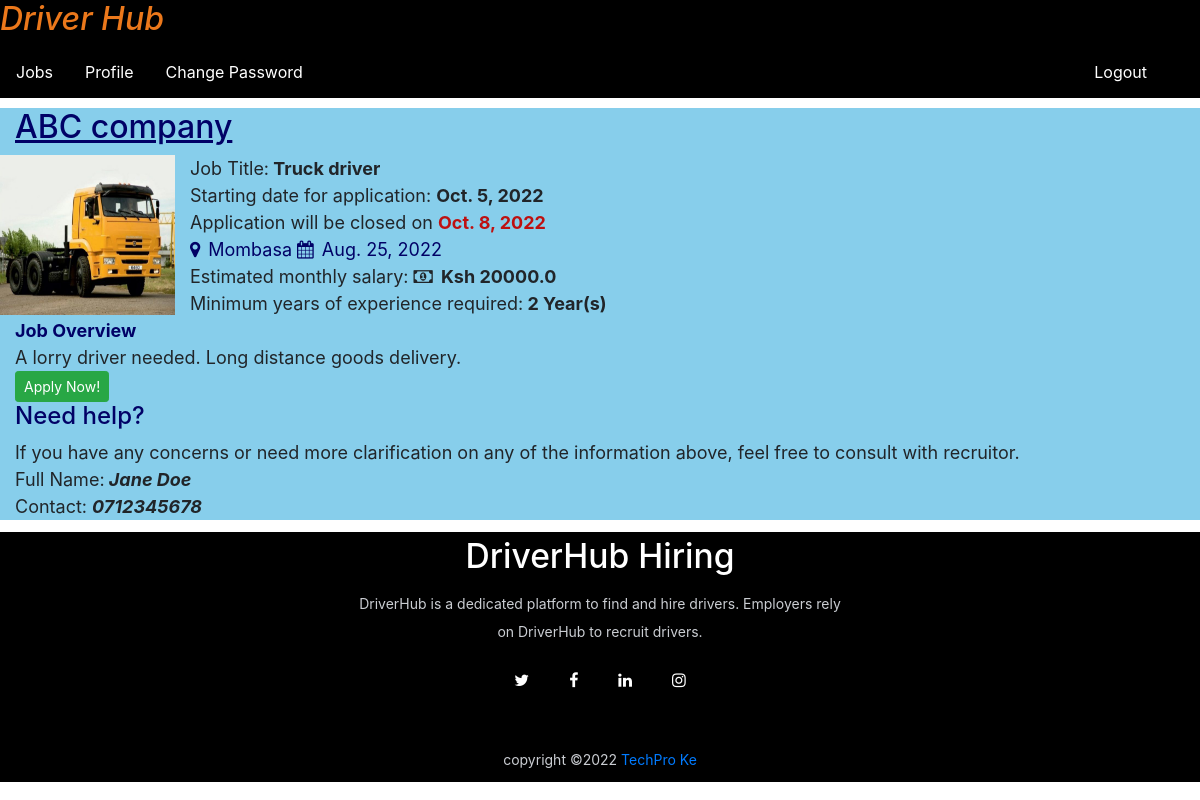
Screenshot of /job_details/2 with the database file from the repository.
### driverjob/models.py (models this page shows, shortened)
class Job(models.Model):
    employer=models.ForeignKey(Employer,on_delete=models.CASCADE)
    start_date =models.DateField()
    end_date =models.DateField()
    title = models.CharField(max_length=100)
    salary =models.FloatField(max_length=20)
    image = models.FileField(null=True)
    description =models.CharField(max_length=200)
    experience =models.CharField(max_length=100)
    location =models.CharField(max_length=100)
    creationdate =models.DateField()

class Employer(models.Model):
    user=models.ForeignKey(User,on_delete=models.CASCADE)
    mobile = models.CharField(max_length=15, null= True)
    image = models.FileField(null=True)
    cartype = models.CharField(max_length=30, null=True)
    gender =models.CharField(max_length=10, null=True)
    company =models.CharField(max_length=100, null=True)
    type =models.CharField(max_length=15, null=True)
    status =models.CharField(max_length=20, null=True)

### driverjob/views.py (the view)
# urls.py: path('job_details/<int:pid>', job_details, name="job_details"),
def job_details(request, pid):
    job = Job.objects.get(id  = pid)
    d = {'job':job}
    return render(request, 'job_details.html',d)

### driverjob/templates/job_details.html
{% load static %}
{% block body %}
{% include 'user_navigation.html' %}
<link rel="stylesheet" href="{% static 'css/style.css'%}">
<div style="background-color: skyblue; font-size: 18px; margin-top: 10px;">
 <div style="color:rgb(1, 1, 102); font-size:30px; margin-left: 15px;"><u><h2>{{job.employer.company}}</h2></u></div>
    <img src="{{job.image.url}}" width="175" height="160" id="hp"/>
    Job Title:<b> {{job.title}}</b> <br>
    Starting date for application: <b>{{job.start_date}}</b> <br>
    Application will be closed on <span style="color: rgb(190, 16, 16);"><b>{{job.end_date}}</b></span> <br>
    <a style="text-decoration: none; color:rgb(1, 1, 102);" href="#"><i class="fa fa-map-marker mr-2 "></i>{{job.location}}</a>
    <a style="text-decoration: none; color:rgb(1, 1, 102);" href="#"><i class="fa fa-calendar mr-2 "></i>{{job.creationdate}}</a><br>
    Estimated monthly salary: <b><i class="fa fa-money mr-2 "></i>Ksh {{job.salary}}</b> <br>
    Minimum years of experience required:<b> {{job.experience}} Year(s)</b> <br>
    <span style="margin-left:15px ;color:rgb(1, 1, 102);"><b>Job Overview<br></b></span><span style="margin-left: 15px;"> {{job.description}}</span><br>
    <a style="text-decoration: none; margin-left: 15px;" class="btn btn-success btn-sm" href="{% url 'apply_job' job.id %}" >Apply Now!</a>
    <div style="margin-left: 15px;">
   <h4 style="color:rgb(1, 1, 102);">Need help?</h4>
    If you have any concerns or need more clarification
    on any of the information above,
    feel free to consult with recruitor.<br>
        Full Name:<b><i> {{job.employer.user.first_name}} {{job.employer.user.last_name}}</i></b> <br>
        Contact: <b><i>{{job.employer.mobile}}</i></b>
    </div>
</div>
{% include 'footer.html' %}
{% endblock %}

### driverjob/static/css/style.css (style rules this page uses)
#hp { float: left; margin: 0 15px 0 0; }

### rows the page displays
Job: employer.company "ABC company", image (picture), title "Truck driver", start_date "Oct. 5, 2022", end_date "Oct. 8, 2022", location "Mombasa", creationdate "Aug. 25, 2022", salary "20000.0", experience "2", description "A lorry driver needed. Long distance goods delivery.", employer.user.first_name "Jane", employer.user.last_name "Doe", employer.mobile "0712345678"
